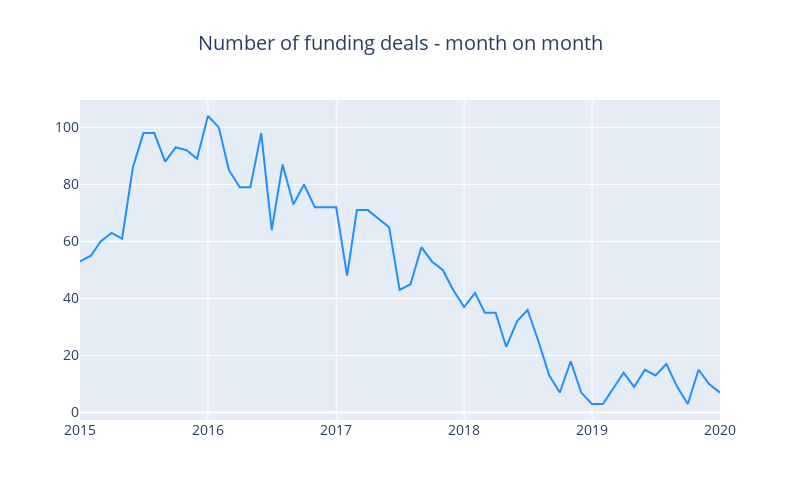

Notebook source saved alongside this figure:
### Code cell
import datetime

df["yearmonth"] = pd.to_datetime(df["Date"], format = "%d/%m/%Y").apply(lambda x: datetime.date(x.year, x.month, 1))

cnt_srs = df["yearmonth"].value_counts()
cnt_srs = cnt_srs.sort_index()
trace = go.Scatter(
    x = cnt_srs.index.astype(str),
    y = cnt_srs.values,
    marker = dict(
        color = "#1E90FF",
    ),
)

layout = go.Layout(
    title = go.layout.Title(
        text = "Number of funding deals - month on month",
        x = 0.5
    ),
    font = dict(size = 14),
    width = 800,
    height = 500,
)

data = [trace]
fig = go.Figure(data = data, layout = layout)
py.iplot(fig, filename = "funding")

### Figure 1 — Plotly figure (JSON) as saved in the notebook; plotly's stock layout.template omitted (floating-point values rounded to 4 significant figures)
{"data": [{"marker": {"color": "#1E90FF"}, "type": "scatter", "x": ["2015-01-01", "2015-02-01", "2015-03-01", "2015-04-01", "2015-05-01", "2015-06-01", "2015-07-01", "2015-08-01", "2015-09-01", "2015-10-01", "2015-11-01", "2015-12-01", "2016-01-01", "2016-02-01", "2016-03-01", "2016-04-01", "2016-05-01", "2016-06-01", "2016-07-01", "2016-08-01", "2016-09-01", "2016-10-01", "2016-11-01", "2016-12-01", "2017-01-01", "2017-02-01", "2017-03-01", "2017-04-01", "2017-05-01", "2017-06-01", "2017-07-01", "2017-08-01", "2017-09-01", "2017-10-01", "2017-11-01", "2017-12-01", "2018-01-01", "2018-02-01", "2018-03-01", "2018-04-01", "2018-05-01", "2018-06-01", "2018-07-01", "2018-08-01", "2018-09-01", "2018-10-01", "2018-11-01", "2018-12-01", "2019-01-01", "2019-02-01", "2019-04-01", "2019-05-01", "2019-06-01", "2019-07-01", "2019-08-01", "2019-09-01", "2019-10-01", "2019-11-01", "2019-12-01", "2020-01-01"], "y": [53, 55, 60, 63, 61, 86, 98, 98, 88, 93, 92, 89, 104, 100, 85, 79, 79, 98, 64, 87, 73, 80, 72, 72, 72, 48, 71, 71, 68, 65, 43, 45, 58, 53, 50, 43, 37, 42, 35, 35, 23, 32, 36, 25, 13, 7, 18, 7, 3, 3, 14, 9, 15, 13, 17, 9, 3, 15, 10, 7]}], "layout": {"font": {"size": 14}, "height": 500, "title": {"text": "Number of funding deals - month on month", "x": 0.5}, "width": 800}}
